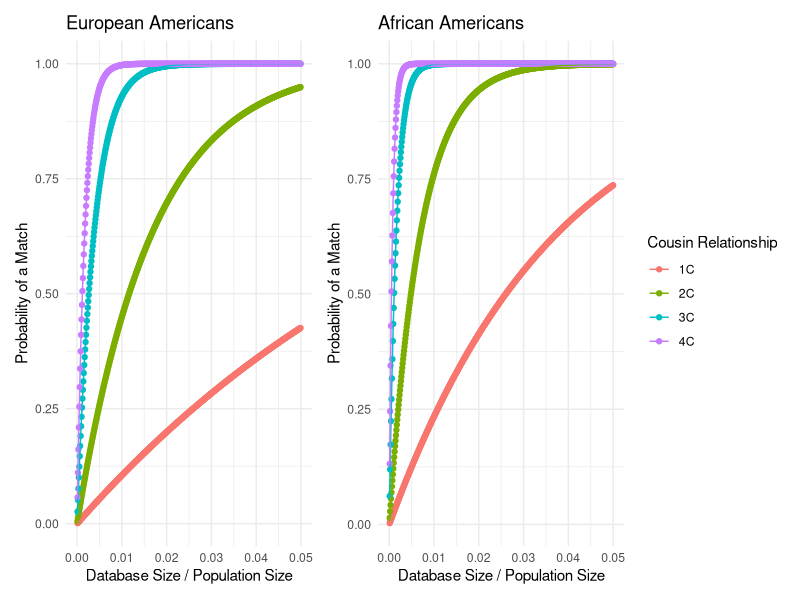
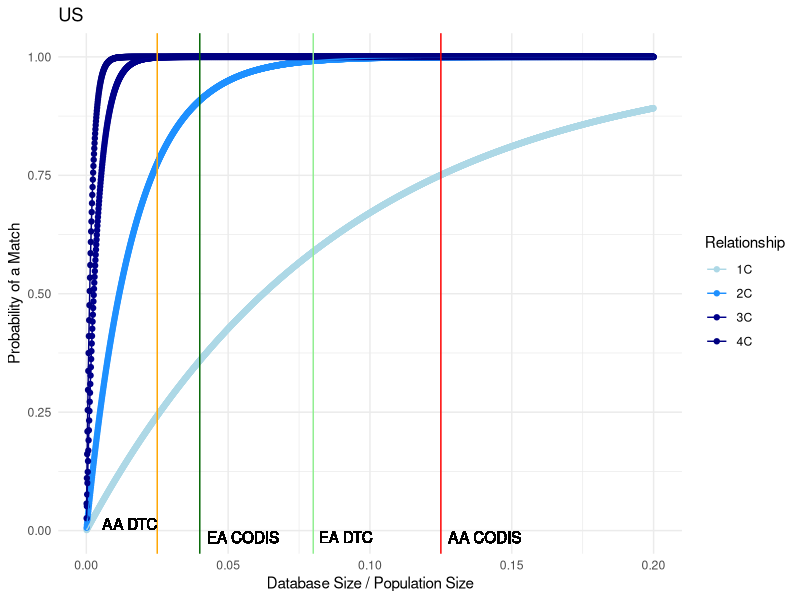
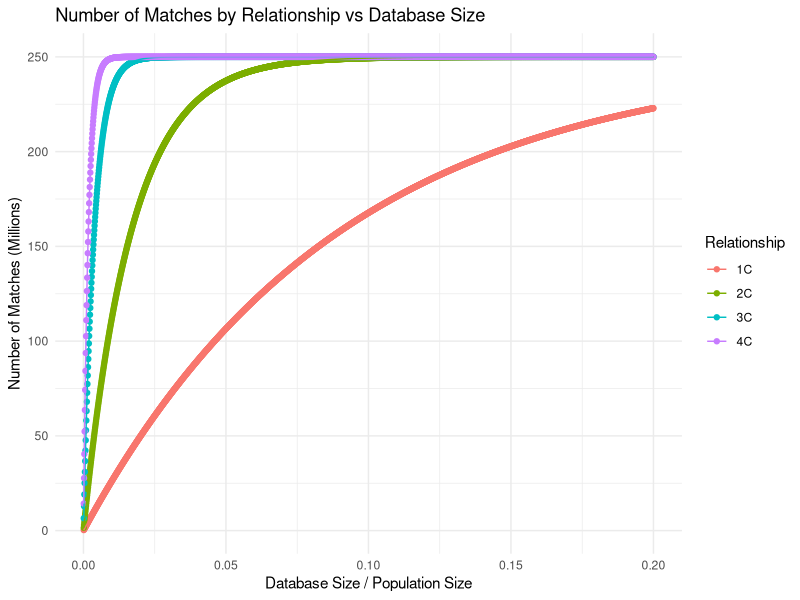
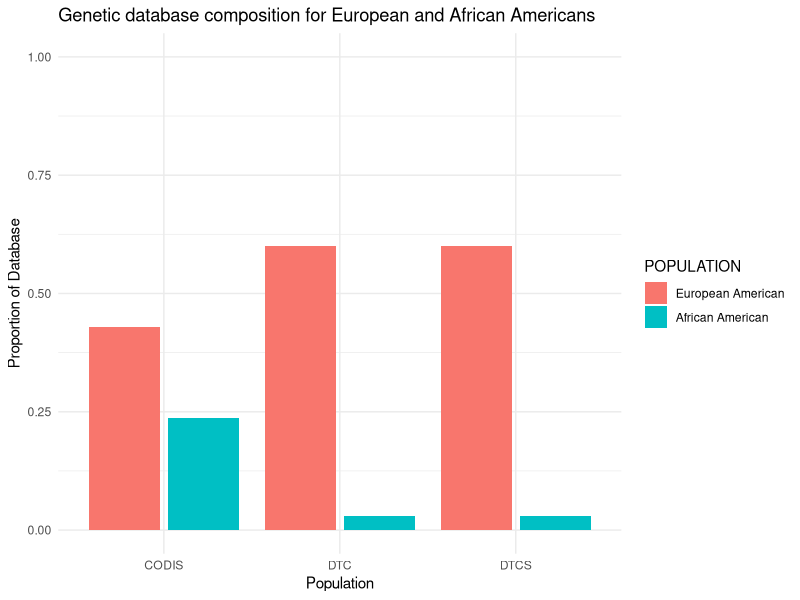

Generate these figures, in order, with R:
## ---- chunk 1
# Load required packages
library(tidyverse)
library(patchwork)

knitr::opts_knit$set(root.dir = "..")
knitr::opts_chunk$set(eval = TRUE, echo = FALSE, warning = FALSE, fig.width = 7, fig.height = 6)

# CONFIGURE CONSTANTS

# Total US Population 1990: source?
US_POP_1990 = 2.5e8

# European American Population 1990: source?
EA_POP_1990 = 199686070
  
# African American Population 1990: source?
AA_POP_1990 = 29986060

# calculate proportion of us population each group
US_PROP_AA = AA_POP_1990 / US_POP_1990
US_PROP_EA = EA_POP_1990 / US_POP_1990

# CODIS SIZE 
CODIS_SIZE = 2.10e7

# DTC SIZE 
ANCESTRY_SIZE = 2.3e7
TWTY_THREE_ME_SIZE = 1.4e7
MY_HERATIGE_SIZE = 7e6
FTDNA = 1.8e6
GEDMATCH = 1.8e6

# calculate total DTC SIZE
DTC_SIZE = ANCESTRY_SIZE + TWTY_THREE_ME_SIZE + MY_HERATIGE_SIZE + FTDNA + GEDMATCH

# calculate searchable DTC size (FTDNA + GEDMATCH)
DTC_SEARCH = FTDNA + GEDMATCH

# Proportion AA in CODIS
PROP_AA_CODIS = 0.236

# Proportion EA in CODIS
PROP_EA_CODIS = 0.429

### TODO: UPDATE THESE WITH CORRECT VALUES
PROP_AA_DTC = 0.03 # TODO: need this value
PROP_EA_DTC = 0.60 # TODO: need this value

### TODO: UPDATE THESE NUMBERS WITH CORRECT VALUES
PROP_AA_DTC_S = 0.03
PROP_EA_DTC_S = 0.60

## ---- chunk 2

# Define genome size and number of chromosomes
genome_size = 35 
num_chrs = 22

# Function to calculate the probability of a match for direct relatives
p_match = function(g, m, min_num_seg)
{
  m = m / 100 # Convert m from cM to fraction
  f = exp(-2 * g * m) / 2^(2 * g - 2) # Calculate f value
  pr = 1 - pbinom(min_num_seg - 1, num_chrs + genome_size * 2 * g, f) # Calculate probability
  return(pr)
}

# Function to calculate the probability of a match for once removed relatives
p_match_or = function(g, m, min_num_seg) 
{
  m = m / 100 # Convert m from cM to fraction
  f = exp(-(2 * g + 1) * m) / 2^(2 * g - 1) # Calculate f value
  pr = 1 - pbinom(min_num_seg - 1, num_chrs + genome_size * (2 * g + 1), f) # Calculate probability
  return(pr)
}

# Function to calculate the coverage of the database
coverage = function(Ks, maxg, N_pop, r, m, min_num_seg, min_num_rel, rep_direct = rep(1, 10), rep_or = rep(1, 10))
{
  N = N_pop / 2 # Convert population size to couple size
  pr_succ = length(Ks) # Initialize the vector of probabilities of success
  
  # Loop through database sizes
  for (i in 1:length(Ks)) 
  {
    K = Ks[i] # Current database size
    K_same = round(K * (r / 2) / (1 + r / 2)) # Calculate the number of direct relatives
    K_or = round(K * 1 / (1 + r / 2)) # Calculate the number of once removed relatives
    
    # Initialize vectors for probability calculations
    p_no_coal = numeric(maxg) 
    p_coal = numeric(maxg)
    p_no_coal_or = numeric(maxg) 
    p_coal_or = numeric(maxg)
    Ns = N * (r / 2)^(-(1:(maxg + 1))) # Calculate Ns values
    tot_p = 0
    tot_p_or = 0
    
    # Loop through generations
    for (g in 1:maxg)
    {
      f = 2^(2 * g - 2) / Ns[g] # Calculate f value for direct relatives
      f_or = 2^(2 * g - 1) / Ns[g + 1] # Calculate f value for once removed relatives
      
      # Update probabilities
      if (g > 1) {
        p_coal[g] = p_no_coal[g - 1] * f
        p_no_coal[g] = p_no_coal[g - 1] * (1 - f)
        p_coal_or[g] = p_no_coal_or[g - 1] * f_or
        p_no_coal_or[g] = p_no_coal_or[g - 1] * (1 - f_or)
      } else {
        p_coal[g] = f 
        p_no_coal[g] = 1 - f 
        p_coal_or[g] = f_or 
        p_no_coal_or[g] = 1 - f_or
      }
      
      # Update total probabilities
      tot_p = tot_p + p_coal[g] * p_match(g, m, min_num_seg) * rep_direct[g] 
      if (g < maxg) {
        tot_p_or = tot_p_or + p_coal_or[g] * p_match_or(g, m, min_num_seg) * rep_or[g]
      } 
    }

    # Calculate probability of no success
    pr_no_succ = 0
    for (n in 0:(min_num_rel - 1)) 
    {
      for (n_or in 0:n) 
      {
        pr_no_succ = pr_no_succ + dbinom(n_or, K_or, tot_p_or) * dbinom(n - n_or, K_same, tot_p)
      }
    }
    
    # Calculate the probability of success
    pr_succ[i] = 1 - pr_no_succ
  }
  
  return(pr_succ)
}

# Ks: A vector of database sizes
# maxg: Maximum relatedness to consider (1: sibs, 2: 1st cousins, 3: 2nd cousins...)
# N: Population size

# r: Mean number of children per mating pair (=per family), so 2 for a constant size population, >2 for expanding population, <1 for contracting population
# m: Maximum length in cM of a detectable segment
# min_num_seg: Minimum number of segments to declare a match
# min_num_rel: Minimum number of detected matches (=relatives) to declare success of identification


## ---- chunk 3
library(ggplot2)
library(ggrepel)

generate_plot <- function(rep_direct, rep_or, N_pop, name) {
  N = N_pop # population size
  num_K = 10000 # number of data points between 0 to 1 
  m = 6 # minimal cM
  min_num_seg = 2 # number of segments
  r = 2.5 # number of kids per couple
  Ks = round(seq(from=N/num_K, to=N, length.out=num_K))
  
  c1 = coverage(Ks, maxg = 2, N_pop, r, m, min_num_seg = 2, min_num_rel = 1, rep_direct = rep_direct, rep_or = rep_or)
  c2 = coverage(Ks, maxg = 3, N_pop, r, m, min_num_seg = 2, min_num_rel = 1, rep_direct = rep_direct, rep_or = rep_or)
  c3 = coverage(Ks, maxg = 4, N_pop, r, m, min_num_seg = 2, min_num_rel = 1, rep_direct = rep_direct, rep_or = rep_or)
  c4 = coverage(Ks, maxg = 5, N_pop, r, m, min_num_seg = 2, min_num_rel = 1, rep_direct = rep_direct, rep_or = rep_or)
  
  # Combine the data points into a single data frame
  plot_data <- data.frame(Ks = rep(Ks, 4),
                          Coverage = c(c1, c2, c3, c4),
                          Relationship = factor(rep(c("1C", "2C", "3C", "4C"), each = num_K)))
  
  # Calculate database size as a proportion of the population size
  plot_data$Ks_proportion <- plot_data$Ks / N
  
  # Filter out rows with missing values and ensure x-axis limits are respected
  plot_data <- plot_data[complete.cases(plot_data) & plot_data$Ks_proportion <= 0.05,]
  
  # Find the optimal point for labels
  optimal_x <- mean(plot_data$Ks_proportion)
  plot_data$optimal_label <- abs(plot_data$Ks_proportion - optimal_x) < 0.0001
  
  # Create a ggplot2 plot
  p <- ggplot(plot_data, aes(x = Ks_proportion, y = Coverage, color = Relationship, group = Relationship)) +
    geom_point() +
    geom_line() +
    scale_x_continuous(breaks = seq(0, 0.05, 0.01), limits = c(0, 0.05)) +
    labs(title = name,
         x = "Database Size / Population Size",
         y = "Probability of a Match",
         color = "Cousin Relationship") +
    theme_minimal() +
    theme(legend.position = "right") 
    # geom_text_repel(data = subset(plot_data, optimal_label), 
    #                 aes(label = Relationship, x = Ks_proportion, y = Coverage),
    #                 box.padding = unit(0.5, "lines"),
    #                 point.padding = unit(0.5, "lines"),
    #                 nudge_x = 0.005,
    #                 nudge_y = 0.005,
    #                 show.legend = FALSE)
  
  # Display the plot
  p
}

## ---- chunk 4

rep_direct_ea = rep(1, 10)
rep_or_ea = rep(1, 10)

ea_fig <- generate_plot(rep_direct_ea, rep_or_ea, EA_POP_1990, "European Americans")



## ---- chunk 5

rep_direct_aa = rep(2.4, 10)
rep_or_aa = rep(2.4, 10)

aa_fig <- generate_plot(rep_direct_aa, rep_or_aa, AA_POP_1990, "African Americans")

library(patchwork)
(ea_fig + aa_fig) + plot_layout(guides = "collect")
## ---- chunk 6

generate_plot2 <- function(rep_direct, rep_or, N_pop, name) {
  N = N_pop
  num_K = 10000
  m = 6
  min_num_seg = 2
  r = 2.5
  Ks = round(seq(from=N/num_K, to=N, length.out=num_K))
  
  c1 = coverage(Ks, maxg = 2, N_pop, r, m, min_num_seg = 2, min_num_rel = 1, rep_direct = rep_direct, rep_or = rep_or)
  c2 = coverage(Ks, maxg = 3, N_pop, r, m, min_num_seg = 2, min_num_rel = 1, rep_direct = rep_direct, rep_or = rep_or)
  c3 = coverage(Ks, maxg = 4, N_pop, r, m, min_num_seg = 2, min_num_rel = 1, rep_direct = rep_direct, rep_or = rep_or)
  c4 = coverage(Ks, maxg = 5, N_pop, r, m, min_num_seg = 2, min_num_rel = 1, rep_direct = rep_direct, rep_or = rep_or)
  
  plot_data <- data.frame(Ks = rep(Ks, 4),
                          Coverage = c(c1, c2, c3, c4),
                          Relationship = factor(rep(c("1C", "2C", "3C", "4C"), each = num_K)))
  
  plot_data$Ks_proportion <- plot_data$Ks / N
  
  plot_data <- plot_data[complete.cases(plot_data) & plot_data$Ks_proportion <= 0.2,]
  
  min_coverage <- min(plot_data$Coverage, na.rm = TRUE) # calculate the minimum coverage
  
  p <- ggplot(plot_data, aes(x = Ks_proportion, y = Coverage, color = Relationship, group = Relationship)) +
    geom_point() +
    geom_line() +
    geom_vline(xintercept = 0.025, color = "orange", show.legend = FALSE) +
    geom_vline(xintercept = 0.125, color = "red", show.legend = FALSE) +
    geom_vline(xintercept = 0.08, color = "lightgreen", show.legend = FALSE) +
    geom_vline(xintercept = 0.04, color = "darkgreen", show.legend = FALSE) +
    geom_text(aes(x = 0.025, label = "AA DTC"), y = min_coverage, hjust = 1, vjust = 0, show.legend = FALSE, color = "black") +
    geom_text(aes(x = 0.125, label = "AA CODIS"), y = min_coverage, hjust = -0.1, vjust = 1.1, show.legend = FALSE, color = "black") +
    geom_text(aes(x = 0.08, label = "EA DTC"), y = min_coverage, hjust = -0.1, vjust = 1.1, show.legend = FALSE, color = "black") +
    geom_text(aes(x = 0.04, label = "EA CODIS"), y = min_coverage, hjust = -0.1, vjust = 1.1, show.legend = FALSE, color = "black") +
    scale_color_manual(values = c("1C" = "#ADD8E6", "2C" = "#1E90FF", "3C" = "#00008B", "4C" = "#000080")) + 
    labs(title = name,
         x = "Database Size / Population Size",
         y = "Probability of a Match",
         color = "Relationship") +
    theme_minimal()
  
  p
}

## ---- chunk 7

rep_direct_ea = rep(1, 10)
rep_or_ea = rep(1, 10)
combo_fig <- generate_plot2(rep_direct_ea, rep_or_ea, US_POP_1990, "US")

combo_fig



## ---- chunk 8

plot_number_matches <- function(rep_direct, rep_or, N_pop) {
    num_K = 10000
    m = 6
    min_num_seg = 2
    r = 2.5
    Ks = round(seq(from=N_pop/num_K, to=N_pop, length.out=num_K))
    
    c1 = coverage(Ks, maxg = 2, N_pop, r, m, min_num_seg = 2, min_num_rel = 1, rep_direct = rep_direct, rep_or = rep_or)
    c2 = coverage(Ks, maxg = 3, N_pop, r, m, min_num_seg = 2, min_num_rel = 1, rep_direct = rep_direct, rep_or = rep_or)
    c3 = coverage(Ks, maxg = 4, N_pop, r, m, min_num_seg = 2, min_num_rel = 1, rep_direct = rep_direct, rep_or = rep_or)
    c4 = coverage(Ks, maxg = 5, N_pop, r, m, min_num_seg = 2, min_num_rel = 1, rep_direct = rep_direct, rep_or = rep_or)
    
    plot_data <- data.frame(Ks = rep(Ks, 4),
                            Coverage = c(c1, c2, c3, c4),
                            Relationship = factor(rep(c("1C", "2C", "3C", "4C"), each = num_K)))
    
    plot_data$Ks_proportion <- plot_data$Ks / N_pop
    
    plot_data <- plot_data[complete.cases(plot_data) & plot_data$Ks_proportion <= 0.2,]
    
    # calculated number of matches
    plot_data_matches <- plot_data %>% 
      mutate(matches = Coverage * N_pop)
    
    p <- plot_data_matches %>%
      ggplot(aes(x=Ks_proportion, y=matches/1e6, color = Relationship, group = Relationship)) +
      geom_point() +
      geom_line() +
      labs(title = "Number of Matches by Relationship vs Database Size",
           x = "Database Size / Population Size",
           y = "Number of Matches (Millions)",
           color = "Relationship") +
      theme_minimal()
    
    return(p)
}

plot_number_matches(rep(1, 10), rep(1, 10), US_POP_1990)

## ---- chunk 9

# OPTION 1 

# plot relative composition of the database types

PROPS <- c(PROP_EA_CODIS, PROP_EA_DTC, PROP_AA_CODIS, PROP_AA_DTC, PROP_AA_DTC_S, PROP_EA_DTC_S)
DATABASE <- c("CODIS", "DTC", "CODIS", "DTC", "DTCS", "DTCS")
POPULATION <- c("European American", "European American", "African American", "African American", "African American", "European American")

data = tibble(PROPS, DATABASE, POPULATION)
# Reorder the levels of POPULATION
data$POPULATION <- factor(data$POPULATION, levels = c("European American", "African American"))

ggplot(data, aes(y=PROPS, fill=POPULATION)) + 
  geom_col(aes(x=DATABASE, group=POPULATION), position = position_dodge2()) + 
  labs(title = "Genetic database composition for European and African Americans",
         x = "Population",
         y = "Proportion of Database",
         color = "Database") +
    theme_minimal() + 
    scale_y_continuous(limits = c(0, 1))

